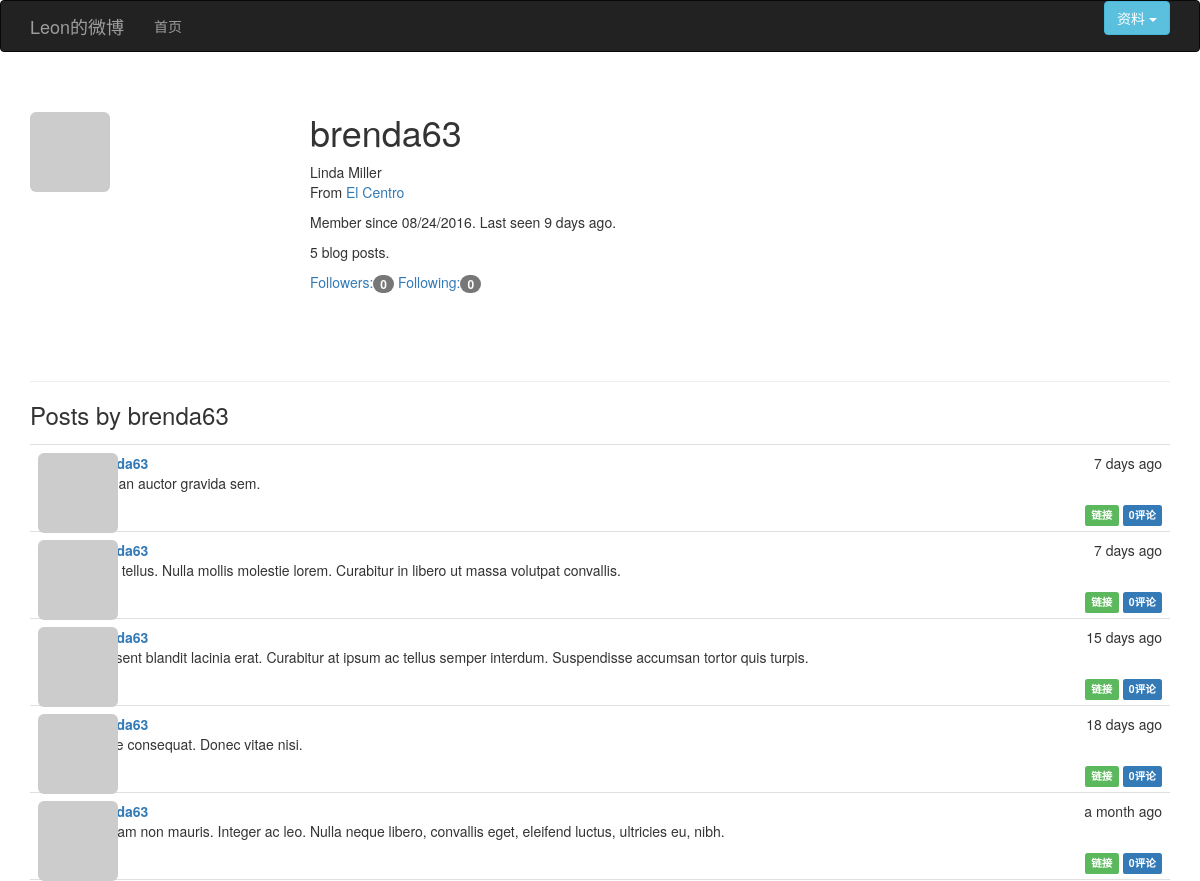
Page /user/brenda63 on the committed database.
### app/models.py (models this page shows, shortened)
class User(UserMixin, db.Model):
    __tablename__ = 'users'
    id = db.Column(db.Integer, primary_key=True)
    email = db.Column(db.String(64), unique=True, index=True)
    username = db.Column(db.String(64), unique=True, index=True)
    role_id = db.Column(db.Integer, db.ForeignKey('roles.id'))
    password_hash = db.Column(db.String(128))
    confirmed = db.Column(db.Boolean, default=False)
    name = db.Column(db.String(64))
    location = db.Column(db.String(64))
    about_me = db.Column(db.Text())
    member_since = db.Column(db.DateTime(), default=datetime.utcnow)
    last_seen = db.Column(db.DateTime(), default=datetime.utcnow)
    avatar_hash = db.Column(db.String(32))
    posts = db.relationship('Post', backref='author', lazy='dynamic')
    followed = db.relationship('Follow',foreign_keys=[Follow.follower_id],
        backref=db.backref('follower', lazy='joined'),lazy='dynamic',cascade='all,delete-orphan')
    followers = db.relationship('Follow',foreign_keys=[Follow.followed_id],backref=db.backref(
        'followed', lazy='joined'),lazy='dynamic',cascade='all,delete-orphan')
    comments = db.relationship('Comment', backref='author', lazy='dynamic')
    @property
    def password(self):
        raise AttributeError('password is not a readable attribute')
    def gravatar(self, size=100, default='identicon', rating='g'):
        if request.is_secure:
            url = 'https://secure.gravatar.com/avatar'
        else:
            url = 'http://www.gravatar.com/avatar'
        hash = self.avatar_hash or  hashlib.md5(self.email.encode('utf-8')).hexdigest()
        return '{url}/{hash}? s={size}&d={default}&r={rating}'.format(
            url=url, hash=hash, size=size, default=default, rating=rating)

class Post(db.Model):
    __tablename__='posts'
    id = db.Column(db.Integer, primary_key=True)
    body = db.Column(db.Text)
    timestamp = db.Column(db.DateTime, index=True, default=datetime.utcnow)
    author_id = db.Column(db.Integer, db.ForeignKey('users.id'))
    body_html = db.Column(db.Text)
    comments = db.relationship('Comment', backref='post', lazy='dynamic')

### app/main/views.py (the view)
@main.route('/user/<username>')
def user(username):
    user = User.query.filter_by(username=username).first()
    if user is None:
        abort(404)
    posts = user.posts.order_by(Post.timestamp.desc()).all()
    return render_template('user.html', user=user,posts=posts)

### app/auth/views.py (called while the page is built)
@auth.before_app_request
def before_request():
    if current_user.is_authenticated:
        current_user.ping()
        if not current_user.confirmed \
            and request.endpoint[: 5] != 'auth.'\
            and request.endpoint !='static':
            return redirect(url_for('auth.unconfirmed'))

### app/main/__init__.py (called while the page is built)
@main.app_context_processor
def inject_permissions():
    return dict(Permission=Permission)

### app/models.py (called while the page is built)
    def can(self, permissions):
        return False

    def is_administrator(self):
        return False

### app/templates/user.html (shortened to what this page needs)
{% extends "base.html" %}
{% import "_macros.html" as macros %}
{% block page_content %}
<div class="page-header">
    <img class="img-rounded profile-thumbnail" src="{{ user.gravatar(size=256)}}">
    <div class="profile-header">
        <h1>{{ user.username }}</h1>
        {% if user.name or user.location %}
        <p>
            {% if user.name %}{{ user.name }}<br>{% endif %}
            {% if user.location %}
                From <a href="http://maps.google.com/?q={{ user.location }}">{{ user.location }}</a><br>
            {% endif %}
        </p>
        {% endif %}
        <p>Member since {{ moment(user.member_since).format('L') }}. Last seen {{ moment(user.last_seen).fromNow() }}.</p>
        <p>{{ user.posts.count() }} blog posts.</p>
        <p>
          <a href="{{ url_for('.followers', username=user.username) }}">
            Followers:<span class="badge">{{ user.followers.count()-1 }}</span>
          </a>
          <a href="{{ url_for('.followed_by', username=user.username) }}">
            Following:<span class="badge">{{ user.followed.count()-1 }} </span>
          </a>
    </div>
</div>
<h3>Posts by {{ user.username }}</h3>
{% include '_posts.html' %}
{% endblock %}

### app/templates/base.html (shortened to what this page needs)
{% extends "bootstrap/base.html" %}
{% block head %}
{{ super() }}
<link rel="stylesheet" type="text/css" href="{{ url_for('static', filename='styles.css') }}">
{% endblock %}
{% block navbar %}
<div class="navbar navbar-inverse" role="navigation">
    <div class="container">
        <div class="navbar-header">
            <a class="navbar-brand" href="{{ url_for('main.index') }}">Leon的微博</a>
        </div>
        <div class="navbar-collapse collapse">
            <ul class="nav navbar-nav">
                <li><a href="{{ url_for('main.index') }}">首页</a></li>
            </ul>
            <ul class="nav navbar-nav navbar-right">
              <div class="btn-group">
                <button type="button" class="btn btn-info dropdown-toggle" data-toggle="dropdown">
                资料 <span class="caret"></span>
                </button>
              </div>
            </ul>
        </div>
    </div>
</div>
{% endblock %}
{% block content %}
<div class="container">
    {% block page_content %}{% endblock %}
</div>
{% endblock %}

### app/templates/_posts.html (shortened to what this page needs)
<ul class="posts">
    {% for post in posts %}
    <li class="post">
        <div class="post-thumbnail">
            <a href="{{ url_for('.user', username=post.author.username) }}">
                <img class="img-rounded profile-thumbnail" src="{{ post.author.gravatar(size=40) }}">
            </a>
        </div>
        <div class="post-content">
            <div class="post-date">{{ moment(post.timestamp).fromNow() }}</div>
            <div class="post-author"><a href="{{ url_for('.user', username=post.author.username) }}">{{ post.author.username }}</a></div>
            <div class="post-body">
                {% if post.body_html %}
                    {{ post.body_html | safe }}
                {% else %}
                  {{ post.body }}
                {% endif %}
            </div>
            <div class="post-footer">
              <a href="{{ url_for('.post', id=post.id) }}">
                <span class="label label-success">链接</span>
              </a>
              <a href="{{url_for('.post', id=post.id) }}#Comments">
                  <span class="label label-primary">{{ post.comments.count() }}评论</span>
              </a>
            </div>
        </div>
    </li>
    {% endfor %}
</ul>

### app/static/styles.css (style rules this page uses)
.profile-thumbnail { position: absolute; }
.profile-header { min-height: 260px; margin-left: 280px; }
ul.posts { list-style-type: none; padding: 0px; margin: 16px 0px 0px 0px; border-top: 1px solid #e0e0e0; }
ul.posts li.post { padding: 8px; border-bottom: 1px solid #e0e0e0; }
div.post-date { float: right; }
div.post-author { font-weight: bold; }
div.post-thumbnail { position: absolute; }
div.post-content { margin-left: 48px; min-height: 48px; }
div.post-footer { text-align: right; }

### rows in the picture
User: username "brenda63", name "Linda Miller", location "El Centro", member_since "08/24/2016", last_seen "9 days ago"
Post: timestamp "7 days ago", body_html "Aenean auctor gravida sem.", comments.count "0"
Post: timestamp "7 days ago", body_html "Nulla tellus. Nulla mollis molestie lorem. Curabitur in libero ut massa volutpat convallis.", comments.count "0"
Post: timestamp "15 days ago", body_html "Praesent blandit lacinia erat. Curabitur at ipsum ac tellus semper interdum. Suspendisse accumsan tortor quis turpis.", comments.count "0"
Post: timestamp "18 days ago", body_html "Fusce consequat. Donec vitae nisi.", comments.count "0"
Post: timestamp "a month ago", body_html "Aliquam non mauris. Integer ac leo. Nulla neque libero, convallis eget, eleifend luctus, ultricies eu, nibh.", comments.count "0"

### other values in the picture
{{ user.posts.count() }} "5"
{{ user.followers.count()-1 }} "0"
{{ user.followed.count()-1 }} "0"
